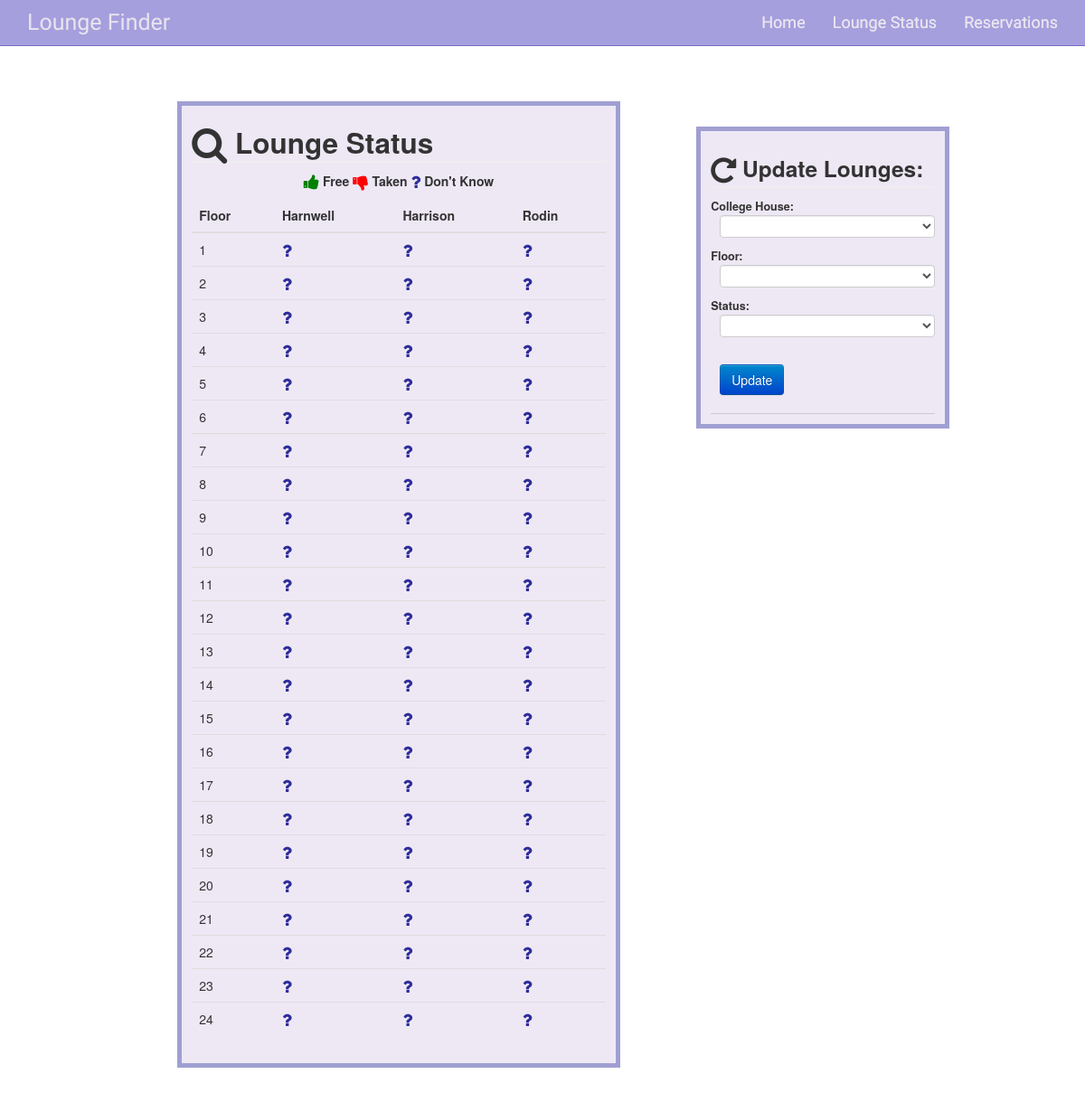
/lounges, run on the app's committed database.
### tables this page shows
CREATE TABLE lounges (
  id integer primary key autoincrement,
  building text,
  floor integer,
  free integer,
  reserve_start text,
  reserve_end text
);

### loungefinder.py (the view)
@app.route('/lounges')
def show_entries():
	dformat = "%m/%d/%Y %H:%M"
	db = get_db()
	cur = db.execute('SELECT * FROM lounges ORDER BY floor')
	entries = cur.fetchall()
	harrison = []
	harnwell = []
	rodin = []
	for e in entries:
		c = db.execute('SELECT * FROM reservations WHERE id = ?', (e['id'],))
		reservations = c.fetchall()
		if len(reservations):
			for r in reservations:
				now = datetime.now(pytz.timezone('America/New_York'))
				start = datetime.strptime(r['reserve_start'], dformat)
				start.replace(tzinfo=pytz.timezone('America/New_York'))
				end = datetime.strptime(r['reserve_end'], dformat)
				end.replace(tzinfo=pytz.timezone('America/New_York'))
				if ((now.date() == start.date()) and (now.date() == end.date()) and (now.time() > start.time())
					and (now.time() < end.time()) and not(e['free'] == 0)):
					db.execute('UPDATE lounges SET free = ? WHERE building = ? and floor = ?',
    					(0, e["building"], e["floor"]))
					db.commit()
				elif not (now.time() > start.time() and now.time() < end.time()) and e['free'] == 0:
					db.execute('UPDATE lounges SET free = ? WHERE building = ? and floor = ?',
    					(2, e["building"], e["floor"]))
					db.commit()
	for e in entries:
		if e['building'] == "Harrison":
			harrison.append(e)
		elif e['building'] == "Harnwell":
			harnwell.append(e)
		elif e['building'] == "Rodin":
			rodin.append(e)
	return render_template('show_entries.html', entries=entries, lounges=zip(harnwell, harrison, rodin))

### loungefinder.py (called while the page is built)
def dict_factory(cursor, row):
    d = {}
    for idx, col in enumerate(cursor.description):
        d[col[0]] = row[idx]
    return d

def connect_db():
    rv = sqlite3.connect(app.config['DATABASE'])
    rv.row_factory = dict_factory
    return rv

def get_db():
    if not hasattr(g, 'sqlite_db'):
        g.sqlite_db = connect_db()
    return g.sqlite_db

### templates/show_entries.html (shortened to what this page needs)
{% extends "layout.html" %}
{% block body %}
<div class="page left-col">
  <h2><i class="fa fa-search fa-lg"/></i> Lounge Status</h2>
  <div class="lounges">
    <center>
    <h5><i class="fa fa-thumbs-up fa-lg"/></i> Free
    <i class="fa fa-thumbs-down fa-lg"/></i> Taken
    <i class="fa fa-question fa-lg"/></i> Don't Know</h5>
    </center>
    <table class="table table-hover">
      <thead>
        <tr>
          <th>Floor</th>
          <th>Harnwell</th>
          <th>Harrison</th>
          <th>Rodin</th>
        </tr>
      </thead>
      <tbody>
        {% for x, y, z in lounges %}
        <tr>
          <td>{{x['floor']}}</td>
          <td>
            {% if x['free'] == 0 %}
            <i class="fa fa-thumbs-down fa-lg"/></i>
            {% elif x['free'] == 1 %}
            <i class="fa fa-thumbs-up fa-lg"/></i>
            {% elif x['free'] == 2 %}
            <i class="fa fa-question fa-lg"/></i>
            {% endif %}
          </td>
          <td>
            {% if y['free'] == 0 %}
            <i class="fa fa-thumbs-down fa-lg"/></i>
            {% elif y['free'] == 1 %}
            <i class="fa fa-thumbs-up fa-lg"/></i>
            {% elif y['free'] == 2 %}
            <i class="fa fa-question fa-lg"/></i>
            {% endif %}
          </td>
          <td>
            {% if z['free'] == 0 %}
            <i class="fa fa-thumbs-down fa-lg"/></i>
            {% elif z['free'] == 1 %}
            <i class="fa fa-thumbs-up fa-lg"/></i>
            {% elif z['free'] == 2 %}
            <i class="fa fa-question fa-lg"/></i>
            {% endif %}
          </td>
        </tr>
        {% endfor %}
      </tbody>
    </table>
  </div>
  </div>
  <div class="page right-col">
  <h3><i class="fa fa-rotate-right fa-lg"/></i> Update Lounges: </h3>
    <form action="{{ url_for('add_entry') }}" method=post class=add-entry>
      <dl>
        <dt>College House:
        <dd>
          <select class="form-control" name=building style="height: 25px;">
          <option></option>
          <option value=Harnwell>Harnwell</option>
          </select>
        <dt>Floor:
        <dd>
          <select class="form-control" name=floor style="height: 25px;">
          <option value=""></option>
          <option value=1>1</option>
          </select>
        <dt>Status:
        <dd>
          <select class="form-control" name=free style="height: 25px;">
          <option></option>
          <option value=1>Open</option>
          </select>
        <dd><br/><input class="form-control btn btn-primary" type=submit value=Update>
      </dl>
    </form>
</div>
{% endblock %}

### templates/layout.html (shortened to what this page needs)
<!doctype html>
<link rel=stylesheet type=text/css href="{{ url_for('static', filename='style.css') }}">
<link href="//netdna.bootstrapcdn.com/font-awesome/4.0.3/css/font-awesome.css" rel="stylesheet">
<link rel="stylesheet" type="text/css" href="{{ url_for('static', filename='bootstrap.min.css') }}">
<link rel="stylesheet" type="text/css" href="{{ url_for('static', filename='bootstrap-combined.min.css') }}">
<link rel="stylesheet" type="text/css" media="screen"
     href="http://tarruda.github.com/bootstrap-datetimepicker/assets/css/bootstrap-datetimepicker.min.css">
<link rel=stylesheet type=text/css href="{{ url_for('static', filename='nav.css') }}">
<link rel=stylesheet type=javascript href="{{ url_for('static', filename='bootstrap.min.js') }}">
<link rel=stylesheet type=javascript href="{{ url_for('static', filename='main.js') }}">
    <div class="navbar navbar-default navbar-fixed-top" role="navigation">
      <div class="container">
        <div class="navbar-header">
          <a class="navbar-brand" href="/">Lounge Finder</a>
        </div>
        <div class="navbar-collapse collapse">
          <ul class="nav navbar-nav navbar-right">
            <li><a href="{{ url_for('main') }}" style="text-shadow: 0 0 0; padding: 15px;">Home</a></li>
            <li><a href="{{ url_for('show_entries') }}" style="text-shadow: 0 0 0; padding: 15px;">Lounge Status</a></li>
            <li><a href="{{ url_for('reservations') }}" style="text-shadow: 0 0 0; padding: 15px;">Reservations</a></li>
          </ul>
        </div>
      </div>
    </div>
  {% block body %}{% endblock %}

### static/style.css (style rules this page uses)
a, h1, h2 { color: #377ba8; }
h1, h2 { font-family: 'Georgia', serif; margin: 0; }
h1, h2, h3, h4 { border-bottom: 2px solid #eee; }
h2 { font-size: 1.2em; }
.page { border: 5px solid #A09FD2; padding: 0.8em; background: white; background-color: rgba(233, 225, 242, 0.75); }
.left-col { margin: 8em 0em 8em 14em; width: 35em; float: left; }
.right-col { margin: 10em 8em 8em 55em; width: 20em; float: left; position: fixed; }
.fa-thumbs-down { color: red; font-size: 20px; }
.fa-thumbs-up { color: green; font-size: 20px; }
.fa-question { color: rgb(45, 45, 154); }
.navbar-brand { font-family: 'Ubuntu', 'sans-serif'; font-size: 25px; }
.navbar-right { font-family: 'Ubuntu', 'sans-serif'; font-size: large; }
.add-entry { font-size: 0.9em; border-bottom: 1px solid #ccc; }
.add-entry dl { font-weight: bold; }

### static/nav.css (style rules this page uses)
.navbar-default { background-color: rgba(76, 64, 188, 0.5); border-color: rgba(76, 64, 188, 0.5); }
.navbar-default .navbar-brand { color: #e9e4ef; }
.navbar-default .navbar-nav > li > a { color: #e9e4ef; }
.navbar-default .navbar-collapse, .navbar-default .navbar-form { border-color: #e9e4ef; }

### data on the page
lounges: floor "1", free 2 (drawn)
lounges: floor "2", free 2 (drawn)
lounges: floor "3", free 2 (drawn)
lounges: floor "4", free 2 (drawn)
lounges: floor "5", free 2 (drawn)
lounges: floor "6", free 2 (drawn)
lounges: floor "7", free 2 (drawn)
lounges: floor "8", free 2 (drawn)
lounges: floor "9", free 2 (drawn)
lounges: floor "10", free 2 (drawn)
lounges: floor "11", free 2 (drawn)
lounges: floor "12", free 2 (drawn)
lounges: floor "13", free 2 (drawn)
lounges: floor "14", free 2 (drawn)
lounges: floor "15", free 2 (drawn)
lounges: floor "16", free 2 (drawn)
lounges: floor "17", free 2 (drawn)
lounges: floor "18", free 2 (drawn)
lounges: floor "19", free 2 (drawn)
lounges: floor "20", free 2 (drawn)
lounges: floor "21", free 2 (drawn)
lounges: floor "22", free 2 (drawn)
lounges: floor "23", free 2 (drawn)
lounges: floor "24", free 2 (drawn)
